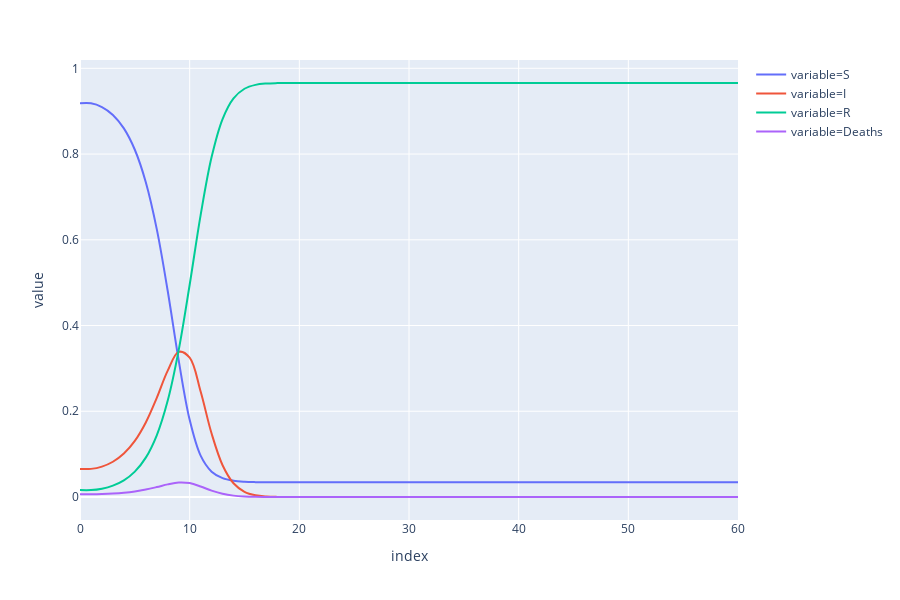

This figure's notebook cell:
### Code cell
import plotly.express as px

fig = px.line(df, x="index", y="value", color="variable", line_group="variable", hover_name="variable",
        line_shape="spline", render_mode="svg")
fig.show()

### Figure 1 — Plotly figure (JSON) as saved in the notebook; plotly's stock layout.template omitted (floating-point values rounded to 4 significant figures)
{"data": [{"hoverlabel": {"namelength": 0}, "hovertemplate": "<b>%{hovertext}</b><br><br>variable=S<br>index=%{x}<br>value=%{y}", "hovertext": ["S", "S", "S", "S", "S", "S", "S", "S", "S", "S", "S", "S", "S", "S", "S", "S", "S", "S", "S", "S", "S", "S", "S", "S", "S", "S", "S", "S", "S", "S", "S", "S", "S", "S", "S", "S", "S", "S", "S", "S", "S", "S", "S", "S", "S", "S", "S", "S", "S", "S", "S", "S", "S", "S", "S", "S", "S", "S", "S", "S", "S"], "legendgroup": "variable=S", "line": {"color": "#636efa", "dash": "solid", "shape": "spline"}, "mode": "lines", "name": "variable=S", "showlegend": true, "type": "scatter", "x": [0, 1, 2, 3, 4, 5, 6, 7, 8, 9, 10, 11, 12, 13, 14, 15, 16, 17, 18, 19, 20, 21, 22, 23, 24, 25, 26, 27, 28, 29, 30, 31, 32, 33, 34, 35, 36, 37, 38, 39, 40, 41, 42, 43, 44, 45, 46, 47, 48, 49, 50, 51, 52, 53, 54, 55, 56, 57, 58, 59, 60], "xaxis": "x", "y": [0.9183, 0.9183, 0.9097, 0.8912, 0.8598, 0.81, 0.7343, 0.6249, 0.4805, 0.3187, 0.1799, 0.09641, 0.05914, 0.04414, 0.03806, 0.03562, 0.0347, 0.03438, 0.03429, 0.03427, 0.03427, 0.03426, 0.03426, 0.03426, 0.03426, 0.03426, 0.03426, 0.03426, 0.03426, 0.03426, 0.03426, 0.03426, 0.03426, 0.03426, 0.03426, 0.03426, 0.03426, 0.03426, 0.03426, 0.03426, 0.03426, 0.03426, 0.03426, 0.03426, 0.03426, 0.03426, 0.03426, 0.03426, 0.03426, 0.03426, 0.03426, 0.03426, 0.03426, 0.03426, 0.03426, 0.03426, 0.03426, 0.03426, 0.03426, 0.03426, 0.03426], "yaxis": "y"}, {"hoverlabel": {"namelength": 0}, "hovertemplate": "<b>%{hovertext}</b><br><br>variable=I<br>index=%{x}<br>value=%{y}", "hovertext": ["I", "I", "I", "I", "I", "I", "I", "I", "I", "I", "I", "I", "I", "I", "I", "I", "I", "I", "I", "I", "I", "I", "I", "I", "I", "I", "I", "I", "I", "I", "I", "I", "I", "I", "I", "I", "I", "I", "I", "I", "I", "I", "I", "I", "I", "I", "I", "I", "I", "I", "I", "I", "I", "I", "I", "I", "I", "I", "I", "I", "I"], "legendgroup": "variable=I", "line": {"color": "#EF553B", "dash": "solid", "shape": "spline"}, "mode": "lines", "name": "variable=I", "showlegend": true, "type": "scatter", "x": [0, 1, 2, 3, 4, 5, 6, 7, 8, 9, 10, 11, 12, 13, 14, 15, 16, 17, 18, 19, 20, 21, 22, 23, 24, 25, 26, 27, 28, 29, 30, 31, 32, 33, 34, 35, 36, 37, 38, 39, 40, 41, 42, 43, 44, 45, 46, 47, 48, 49, 50, 51, 52, 53, 54, 55, 56, 57, 58, 59, 60], "xaxis": "x", "y": [0.06559, 0.06559, 0.07092, 0.08226, 0.1013, 0.1309, 0.1739, 0.2311, 0.2947, 0.3386, 0.325, 0.246, 0.148, 0.07419, 0.03205, 0.01205, 0.003933, 0.001099, 0.0002565, 4.827e-05, 6.904e-06, 6.759e-07, 3.568e-08, 2.744e-10, -1.027e-11, 8.472e-13, -1.081e-13, 1.868e-14, -4.068e-15, 1.07e-15, -3.295e-16, 1.164e-16, -4.635e-17, 2.055e-17, -1.004e-17, 5.355e-18, -3.099e-18, 1.933e-18, -1.293e-18, 9.232e-19, -7.008e-19, 5.636e-19, -4.787e-19, 4.281e-19, -4.022e-19, 3.961e-19, -4.078e-19, 4.383e-19, -4.909e-19, 5.719e-19, -6.921e-19, 8.688e-19, -1.13e-18, 1.52e-18, -2.114e-18, 3.035e-18, -4.494e-18, 6.857e-18, -1.077e-17, 1.741e-17, -2.892e-17], "yaxis": "y"}, {"hoverlabel": {"namelength": 0}, "hovertemplate": "<b>%{hovertext}</b><br><br>variable=R<br>index=%{x}<br>value=%{y}", "hovertext": ["R", "R", "R", "R", "R", "R", "R", "R", "R", "R", "R", "R", "R", "R", "R", "R", "R", "R", "R", "R", "R", "R", "R", "R", "R", "R", "R", "R", "R", "R", "R", "R", "R", "R", "R", "R", "R", "R", "R", "R", "R", "R", "R", "R", "R", "R", "R", "R", "R", "R", "R", "R", "R", "R", "R", "R", "R", "R", "R", "R", "R"], "legendgroup": "variable=R", "line": {"color": "#00cc96", "dash": "solid", "shape": "spline"}, "mode": "lines", "name": "variable=R", "showlegend": true, "type": "scatter", "x": [0, 1, 2, 3, 4, 5, 6, 7, 8, 9, 10, 11, 12, 13, 14, 15, 16, 17, 18, 19, 20, 21, 22, 23, 24, 25, 26, 27, 28, 29, 30, 31, 32, 33, 34, 35, 36, 37, 38, 39, 40, 41, 42, 43, 44, 45, 46, 47, 48, 49, 50, 51, 52, 53, 54, 55, 56, 57, 58, 59, 60], "xaxis": "x", "y": [0.01614, 0.01614, 0.01941, 0.02651, 0.03884, 0.05911, 0.09183, 0.144, 0.2249, 0.3427, 0.4951, 0.6576, 0.7929, 0.8817, 0.9299, 0.9523, 0.9614, 0.9645, 0.9655, 0.9657, 0.9657, 0.9657, 0.9657, 0.9657, 0.9657, 0.9657, 0.9657, 0.9657, 0.9657, 0.9657, 0.9657, 0.9657, 0.9657, 0.9657, 0.9657, 0.9657, 0.9657, 0.9657, 0.9657, 0.9657, 0.9657, 0.9657, 0.9657, 0.9657, 0.9657, 0.9657, 0.9657, 0.9657, 0.9657, 0.9657, 0.9657, 0.9657, 0.9657, 0.9657, 0.9657, 0.9657, 0.9657, 0.9657, 0.9657, 0.9657, 0.9657], "yaxis": "y"}, {"hoverlabel": {"namelength": 0}, "hovertemplate": "<b>%{hovertext}</b><br><br>variable=Deaths<br>index=%{x}<br>value=%{y}", "hovertext": ["Deaths", "Deaths", "Deaths", "Deaths", "Deaths", "Deaths", "Deaths", "Deaths", "Deaths", "Deaths", "Deaths", "Deaths", "Deaths", "Deaths", "Deaths", "Deaths", "Deaths", "Deaths", "Deaths", "Deaths", "Deaths", "Deaths", "Deaths", "Deaths", "Deaths", "Deaths", "Deaths", "Deaths", "Deaths", "Deaths", "Deaths", "Deaths", "Deaths", "Deaths", "Deaths", "Deaths", "Deaths", "Deaths", "Deaths", "Deaths", "Deaths", "Deaths", "Deaths", "Deaths", "Deaths", "Deaths", "Deaths", "Deaths", "Deaths", "Deaths", "Deaths", "Deaths", "Deaths", "Deaths", "Deaths", "Deaths", "Deaths", "Deaths", "Deaths", "Deaths", "Deaths"], "legendgroup": "variable=Deaths", "line": {"color": "#ab63fa", "dash": "solid", "shape": "spline"}, "mode": "lines", "name": "variable=Deaths", "showlegend": true, "type": "scatter", "x": [0, 1, 2, 3, 4, 5, 6, 7, 8, 9, 10, 11, 12, 13, 14, 15, 16, 17, 18, 19, 20, 21, 22, 23, 24, 25, 26, 27, 28, 29, 30, 31, 32, 33, 34, 35, 36, 37, 38, 39, 40, 41, 42, 43, 44, 45, 46, 47, 48, 49, 50, 51, 52, 53, 54, 55, 56, 57, 58, 59, 60], "xaxis": "x", "y": [0.006559, 0.006559, 0.007092, 0.008226, 0.01013, 0.01309, 0.01739, 0.02311, 0.02947, 0.03386, 0.0325, 0.0246, 0.0148, 0.007419, 0.003205, 0.001205, 0.0003933, 0.0001099, 2.565e-05, 4.827e-06, 6.904e-07, 6.759e-08, 3.568e-09, 2.744e-11, -1.027e-12, 8.472e-14, -1.081e-14, 1.868e-15, -4.068e-16, 1.07e-16, -3.295e-17, 1.164e-17, -4.635e-18, 2.055e-18, -1.004e-18, 5.355e-19, -3.099e-19, 1.933e-19, -1.293e-19, 9.232e-20, -7.008e-20, 5.636e-20, -4.787e-20, 4.281e-20, -4.022e-20, 3.961e-20, -4.078e-20, 4.383e-20, -4.909e-20, 5.719e-20, -6.921e-20, 8.688e-20, -1.13e-19, 1.52e-19, -2.114e-19, 3.035e-19, -4.494e-19, 6.857e-19, -1.077e-18, 1.741e-18, -2.892e-18], "yaxis": "y"}], "layout": {"height": 600, "legend": {"tracegroupgap": 0}, "margin": {"t": 60}, "xaxis": {"anchor": "y", "domain": [0, 1], "title": {"text": "index"}}, "yaxis": {"anchor": "x", "domain": [0, 1], "title": {"text": "value"}}}}
